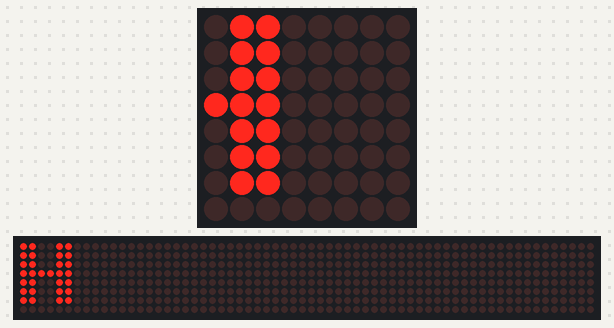
Simulated run of this program. Board: Raspberry Pi (BCM pin numbers). On the bench: 8×8 LED matrix, a strip that is not on the board, showing the scrolling text unrolled. The 64×8 strip is a reading aid, not a part: it shows the text the matrix is scrolling, unrolled, one strip-width of it at a time. At 0.5 s the program stops and its outputs stay as they are.

Above: at 0.34 s.

The program:

matrix.py
```python
from luma.led_matrix.device import max7219
from luma.core.interface.serial import spi, noop
from luma.core.legacy import show_message
from luma.core.legacy.font import proportional, CP437_FONT

serial = spi(port = 0 , device = 0 ,gpio = noop())
device = max7219(serial,width=8,height=8)
show_message(device, "H",fill="white", font = proportional(CP437_FONT))
```
